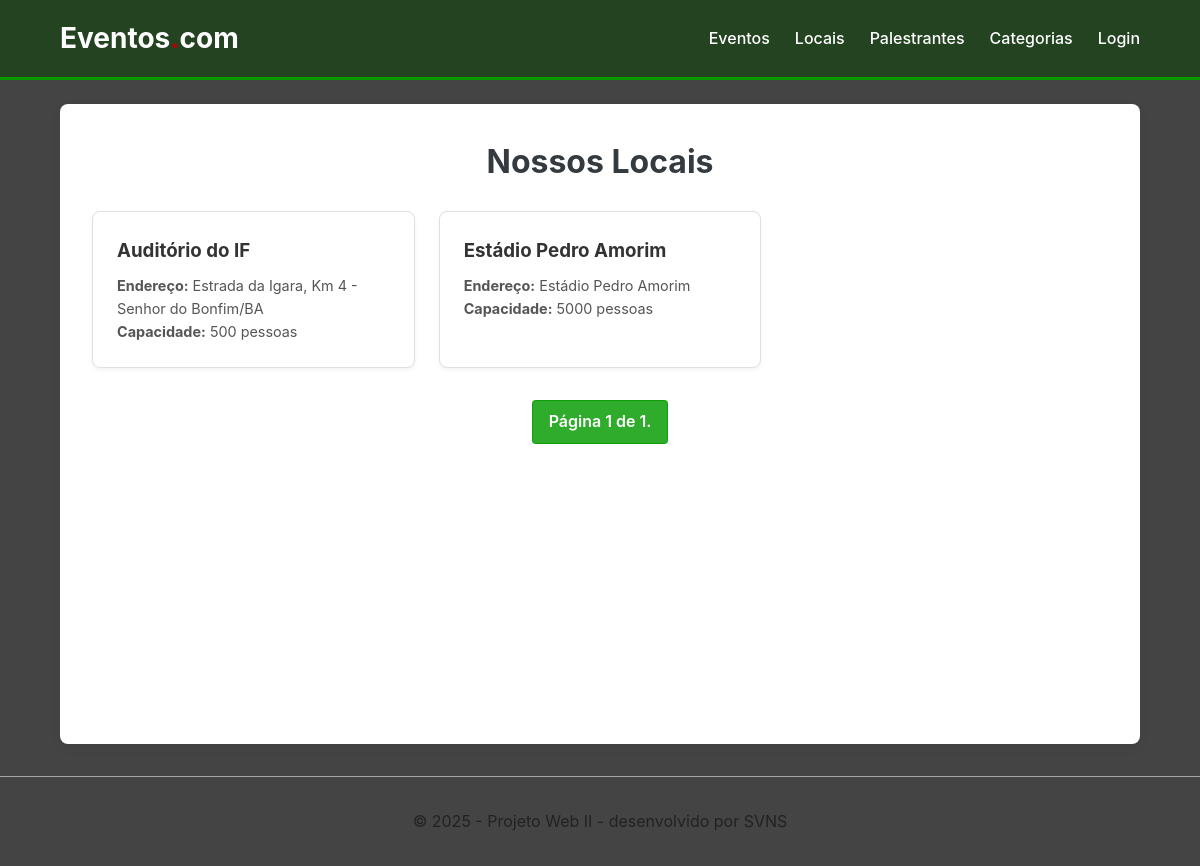
Before: /locais/ with the older database file.
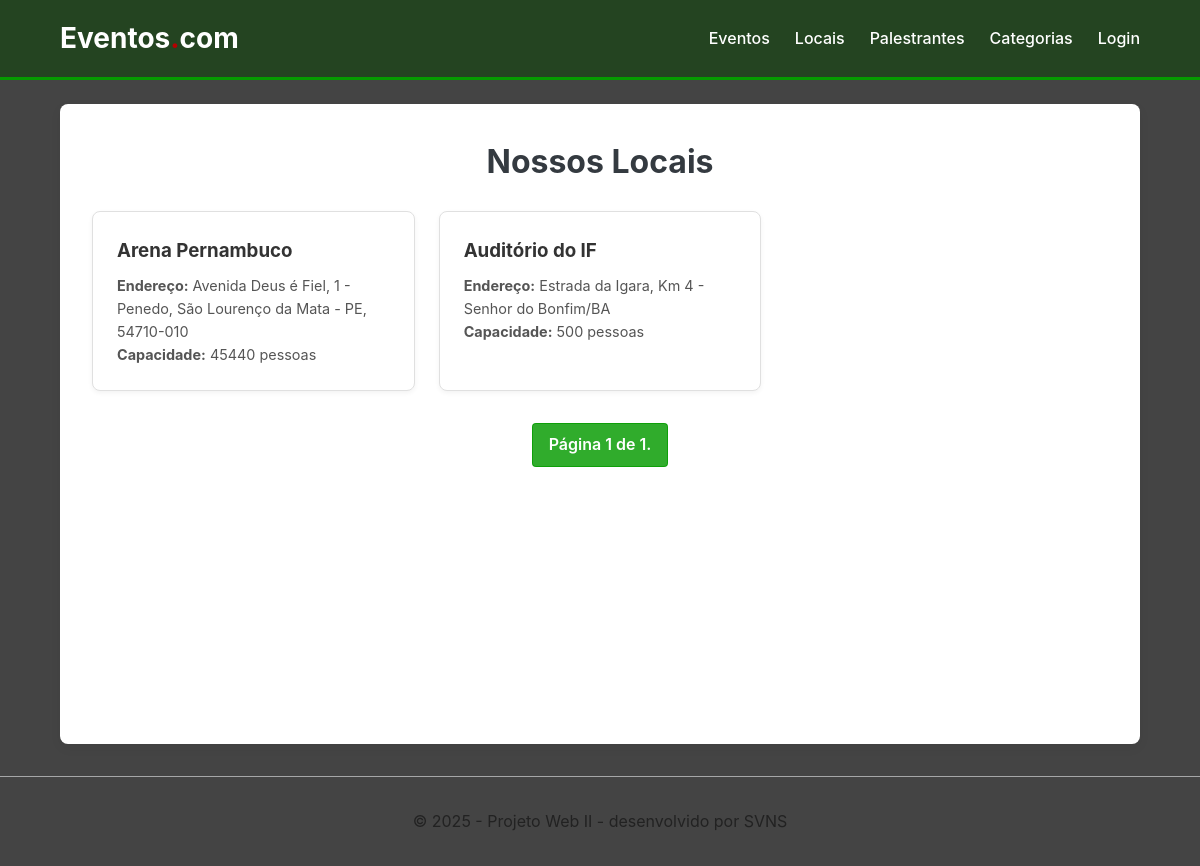
After: the same page with the newer database file.
### projeto_webII_app/models.py (models this page shows, shortened)
class Local(models.Model):
    nome = models.CharField(max_length=150)
    endereco = models.CharField(max_length=300)
    capacidade = models.PositiveIntegerField(default=0)

### projeto_webII_app/views.py (the view)
# urls.py: path('locais/', views.listarLocais, name='listarLocais'),
def listarLocais(request):
    lista_locais = Local.objects.all().order_by('nome')
    paginator = Paginator(lista_locais, 5)
    num_pagina = request.GET.get('page')
    obj_pagina = paginator.get_page(num_pagina)
    return render(request, 'app/listarLocais.html', {'obj_pagina': obj_pagina})

### projeto_webII_app/templates/app/listarLocais.html (shortened to what this page needs)
{% extends 'app/base.html' %}
{% block content %}
    <h1>Nossos Locais</h1>
    <div class="list-container">
        {% for local in obj_pagina %}
            <div class="card">
                <h3>{{ local.nome }}</h3>
                <p><strong>Endereço:</strong> {{ local.endereco }}</p>
                <p><strong>Capacidade:</strong> {{ local.capacidade }} pessoas</p>
            </div>
        {% empty %}
            <p>Nenhum local cadastrado.</p>
        {% endfor %}
    </div>
    <div class="pagination">
        <span class="page-current">
            Página {{ obj_pagina.number }} de {{ obj_pagina.paginator.num_pages }}.
        </span>
    </div>
{% endblock %}

Changed rows visible on the page:
removed Local: nome "Estádio Pedro Amorim", endereco "Estádio Pedro Amorim", capacidade "5000"
added Local: nome "Arena Pernambuco", endereco "Avenida Deus é Fiel, 1 - Penedo, São Lourenço da Mata - PE, 54710-010", capacidade "45440"
